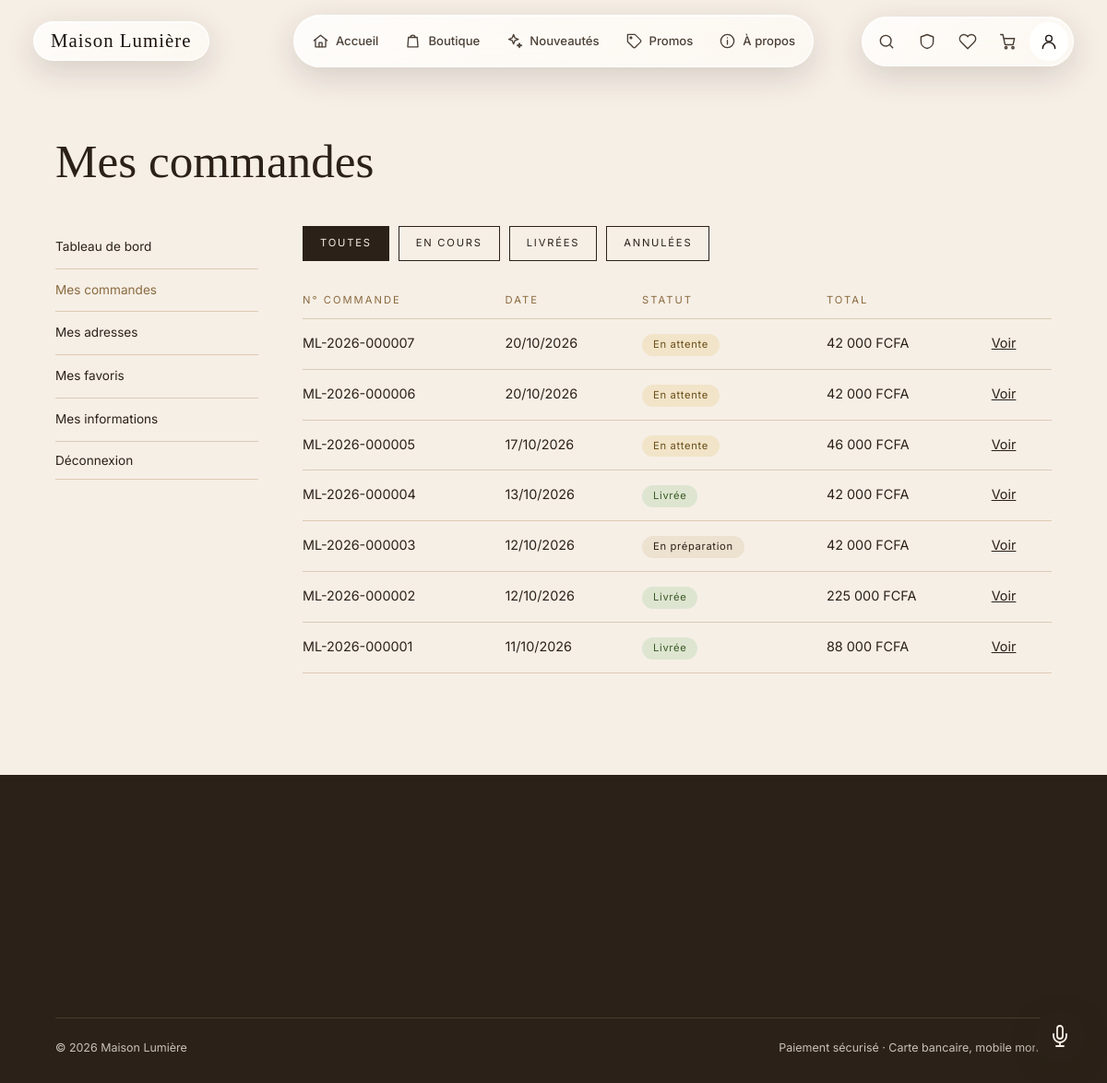
The page /compte/commandes/ (signed in) on the database its author committed.
### commandes/models.py (models this page shows, shortened)
class Commande(models.Model):
    STATUTS = [
        ('en_attente', 'En attente'),
        ('en_preparation', 'En préparation'),
        ('expediee', 'Expédiée'),
        ('livree', 'Livrée'),
        ('annulee', 'Annulée'),
    ]
    STATUTS_EN_COURS = ('en_attente', 'en_preparation', 'expediee')
    reference = models.CharField(max_length=20, unique=True, null=True, blank=True, editable=False)
    utilisateur = models.ForeignKey(
        settings.AUTH_USER_MODEL, on_delete=models.PROTECT, related_name='commandes'
    )
    statut = models.CharField(max_length=20, choices=STATUTS, default='en_attente')
    total = models.DecimalField("total (FCFA)", max_digits=12, decimal_places=0, default=0)
    cgv_acceptees_le = models.DateTimeField("CGV acceptées le", null=True, blank=True)
    livreur = models.ForeignKey(
        settings.AUTH_USER_MODEL, on_delete=models.SET_NULL, null=True, blank=True,
        related_name='livraisons', limit_choices_to={'est_livreur': True},
        verbose_name="livreur",
    )
    date_expedition = models.DateTimeField("date d'expédition", null=True, blank=True)
    date_livraison = models.DateTimeField("date de livraison", null=True, blank=True)
    livraison_prenom = models.CharField("prénom", max_length=100)
    livraison_nom = models.CharField("nom", max_length=100)
    livraison_adresse = models.CharField("adresse", max_length=255)
    livraison_ville = models.CharField("ville", max_length=100)
    livraison_telephone = models.CharField("téléphone", max_length=20)
    date_creation = models.DateTimeField(auto_now_add=True)
    date_modification = models.DateTimeField(auto_now=True)
    class Meta:
        verbose_name = "commande"
        verbose_name_plural = "commandes"
        ordering = ['-date_creation']
    def __init__(self, *args, **kwargs):
        super().__init__(*args, **kwargs)
        self._statut_initial = self.statut if self.pk else None

### commandes/views.py (the view)
# urls.py: path('compte/commandes/', views.liste, name='liste'),
@connexion_requise
def liste(request):
    commandes = Commande.objects.filter(utilisateur=request.user)
    filtre = request.GET.get('statut', '')
    if filtre in FILTRES:
        commandes = commandes.filter(statut__in=FILTRES[filtre])
    else:
        filtre = ''
    return render(request, 'commandes/liste.html', {'commandes': commandes, 'filtre': filtre})

### assistant/context_processors.py (called while the page is built)
def assistant(request):
    return {
        'assistant_actif': settings.ASSISTANT_ACTIF,
        'assistant_mode': settings.ASSISTANT_MODE,
    }

### favoris/context_processors.py (called while the page is built)
def favoris(request):
    if not request.user.is_authenticated:
        return {'favoris_ids': set(), 'favoris_quantite': 0}
    ids = set(
        Favori.objects.filter(utilisateur=request.user, produit__actif=True)
        .values_list('produit_id', flat=True)
    )
    return {'favoris_ids': ids, 'favoris_quantite': len(ids)}

### panier/context_processors.py (called while the page is built)
def panier(request):
    if not request.user.is_authenticated:
        return {'panier_quantite': 0}
    p = Panier.objects.filter(utilisateur=request.user).first()
    return {'panier_quantite': p.quantite_totale if p else 0}

### panier/models.py (called while the page is built)
    @property
    def quantite_totale(self):
        return self.lignes.filter(produit__actif=True).aggregate(total=Sum('quantite'))['total'] or 0

### utilisateurs/decorateurs.py (called while the page is built, shortened)
def connexion_requise(vue=None, *, message=MESSAGE_PAR_DEFAUT):
    def decorateur(fonction):
        @wraps(fonction)
        def enveloppe(request, *args, **kwargs):
            if request.user.is_authenticated:
                return fonction(request, *args, **kwargs)
        return enveloppe
    if vue is not None:
        return decorateur(vue)
    return decorateur

### commandes/templates/commandes/liste.html (shortened to what this page needs)
{% extends 'utilisateurs/compte_base.html' %}
{% block titre_page %}Mes commandes{% endblock %}
{% block contenu_compte %}
<div class="filtres">
    <a href="{% url 'commandes:liste' %}" class="filtre{% if not filtre %} actif{% endif %}">Toutes</a>
    <a href="?statut=en_cours" class="filtre{% if filtre == 'en_cours' %} actif{% endif %}">En cours</a>
    <a href="?statut=livrees" class="filtre{% if filtre == 'livrees' %} actif{% endif %}">Livrées</a>
    <a href="?statut=annulees" class="filtre{% if filtre == 'annulees' %} actif{% endif %}">Annulées</a>
</div>
{% if commandes %}
<div class="tableau-defile">
    <table class="tableau-commandes">
        <thead>
            <tr><th>N° commande</th><th>Date</th><th>Statut</th><th>Total</th><th></th></tr>
        </thead>
        <tbody>
            {% for commande in commandes %}
            <tr>
                <td>{{ commande.reference }}</td>
                <td>{{ commande.date_creation|date:"d/m/Y" }}</td>
                <td><span class="statut statut-{{ commande.statut }}">{{ commande.get_statut_display }}</span></td>
                <td>{{ commande.total|floatformat:"0g" }} FCFA</td>
                <td><a href="{% url 'commandes:detail' commande.reference %}">Voir</a></td>
            </tr>
            {% endfor %}
        </tbody>
    </table>
</div>
{% else %}
    <p class="vide">Aucune commande{% if filtre %} dans cette catégorie{% endif %}.</p>
    <p style="text-align:center;"><a href="{% url 'produits:liste' %}" class="bouton">Découvrir la boutique</a></p>
{% endif %}
{% endblock %}

### static/css/style.css (style rules this page uses)
:root { --fond: #f6efe6; --sombre: #2b2118; --carte: #ede1d0; --bordure: #dccbb5; --texte-doux: #6d645b; --accent: #8a6a3f; --vert-doux: #dde5d0; --erreur: #8b3a2e; --police-titre: "Times New Roman", Times, Georgia, serif; --police-texte: Helvetica, Arial, sans-serif; }
* { box-sizing: border-box; margin: 0; padding: 0; }
body { font-family: var(--police-texte); font-size: 15px; line-height: 1.6; color: var(--sombre); background: var(--fond); }
a { color: inherit; text-decoration: none; }
.filtres { display: flex; flex-wrap: wrap; gap: 10px; margin-bottom: 34px; }
.filtre { padding: 9px 18px; border: 1px solid var(--sombre); font-size: .7rem; letter-spacing: .16em; text-transform: uppercase; transition: background .2s, color .2s; }
.filtre:hover, .filtre.actif { background: var(--sombre); color: var(--fond); }
html { scroll-behavior: smooth; }

### static/css/nav-verre.css (style rules this page uses)
:root { --police-titre: "Instrument Serif", "Times New Roman", Times, Georgia, serif; --police-texte: "Inter", Helvetica, Arial, sans-serif; --verre-fond: linear-gradient(135deg, rgba(255, 255, 255, .82), rgba(255, 255, 255, .52)); --verre-bordure: rgba(255, 255, 255, .72); --verre-texte: #4a3f35; --verre-texte-fort: #1c140e; }
body { font-family: var(--police-texte); }

### static/css/commandes.css (style rules this page uses)
.statut { display: inline-block; padding: 3px 12px; border-radius: 20px; font-size: .7rem; letter-spacing: .06em; white-space: nowrap; }
.statut-en_attente { background: #f1e4c8; color: #6b4e1a; }
.statut-en_preparation { background: var(--carte); color: var(--sombre); }
.statut-livree { background: var(--vert-doux); color: #3d5a2a; }
.tableau-defile { overflow-x: auto; }
.tableau-commandes { width: 100%; border-collapse: collapse; font-size: .9rem; }
.tableau-commandes th { text-align: left; font-weight: 400; font-size: .7rem; letter-spacing: .18em; text-transform: uppercase; color: var(--accent); padding: 0 14px 10px 0; border-bottom: 1px solid var(--bordure); }
.tableau-commandes td { padding: 14px 14px 14px 0; border-bottom: 1px solid var(--bordure); vertical-align: top; }
.tableau-commandes a { text-decoration: underline; }

### rows shown on the page
Commande: reference "ML-2026-000007", date_creation "20/10/2026", statut "En attente", total "42 000"
Commande: reference "ML-2026-000006", date_creation "20/10/2026", statut "En attente", total "42 000"
Commande: reference "ML-2026-000005", date_creation "17/10/2026", statut "En attente", total "46 000"
Commande: reference "ML-2026-000004", date_creation "13/10/2026", statut "Livrée", total "42 000"
Commande: reference "ML-2026-000003", date_creation "12/10/2026", statut "En préparation", total "42 000"
Commande: reference "ML-2026-000002", date_creation "12/10/2026", statut "Livrée", total "225 000"
Commande: reference "ML-2026-000001", date_creation "11/10/2026", statut "Livrée", total "88 000"
